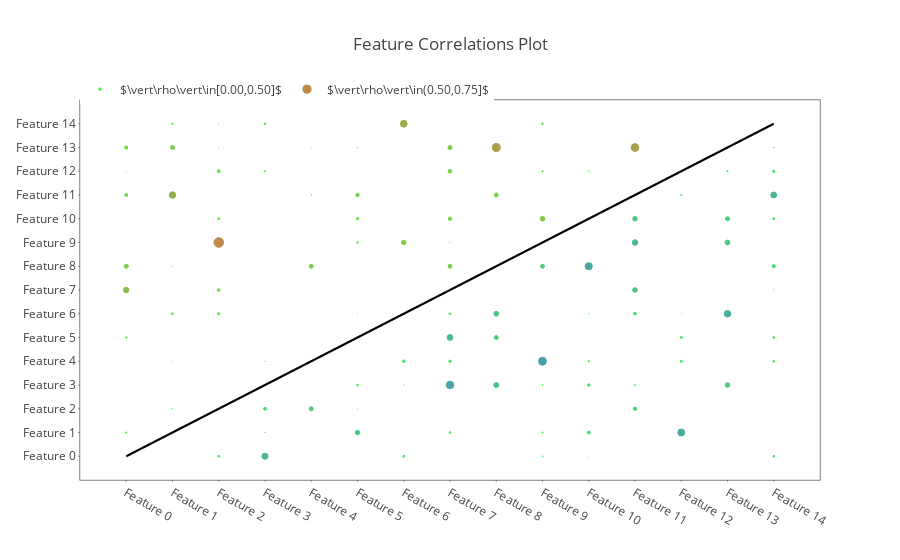

The cell this chart's notebook holds for it:
### Code cell
''' generate random (n,p) data with random correlations & standard deviations'''
np.random.seed(12111906)
n = 200; p = 15; q = int(p*(p+1)/2-p)
# first make a correlation matrix with random correlations
vals = np.random.randint(low=-100, high=101, size=q)/100
r = np.zeros((p,p),dtype=float)  # create the square matrix
r[np.triu_indices(p,1)] = vals   # put correlations on upper triangle
r = r + r.T + np.eye(p)
# now make a covariance matrix with random standard deviations
d = np.diag(np.random.randint(low=1, high=100, size=p)/10)
sigma = np.matmul(np.matmul(d,r),d)

# simulate data
data = pd.DataFrame(data=np.random.multivariate_normal(mean=[0]*p, cov=sigma, size=n), columns=['Feature %d'%i for i in range(p)])
corrs = data.corr()
display(corrs)

# visualize
plyoff.iplot(CorrelationsPlot(corrs, trcLims=(0,0.5,0.75,0.9,1.0)))

### Figure 1 — Plotly figure (JSON) as saved in the notebook; plotly's stock layout.template omitted (floating-point values rounded to 4 significant figures)
{"data": [{"hoverinfo": "skip", "line": {"color": "black"}, "mode": "lines", "showlegend": false, "type": "scatter", "uid": "24f22148-d73a-41c9-adb5-e8a00e2e6ab1", "x": [0, 1, 2, 3, 4, 5, 6, 7, 8, 9, 10, 11, 12, 13, 14], "y": [0, 1, 2, 3, 4, 5, 6, 7, 8, 9, 10, 11, 12, 13, 14]}, {"hoverinfo": "x+y+text", "marker": {"color": ["rgb(20,232,0)", "rgb(0,255,0)", "rgb(25,227,0)", "rgb(92,161,0)", "rgb(69,184,0)", "rgb(48,204,0)", "rgb(3,250,0)", "rgb(54,199,0)", "rgb(10,242,0)", "rgb(3,250,0)", "rgb(33,219,0)", "rgb(5,247,0)", "rgb(107,145,0)", "rgb(66,186,0)", "rgb(25,227,0)", "rgb(0,222,33)", "rgb(36,217,0)", "rgb(43,209,0)", "rgb(0,252,0)", "rgb(33,219,0)", "rgb(46,207,0)", "rgb(3,250,0)", "rgb(3,250,0)", "rgb(0,150,105)", "rgb(0,245,10)", "rgb(0,204,51)", "rgb(5,247,0)", "rgb(23,230,0)", "rgb(31,222,0)", "rgb(0,184,71)", "rgb(0,255,0)", "rgb(64,189,0)", "rgb(10,242,0)", "rgb(5,247,0)", "rgb(0,179,76)", "rgb(0,250,5)", "rgb(0,224,31)", "rgb(3,250,0)", "rgb(25,227,0)", "rgb(41,212,0)", "rgb(56,196,0)", "rgb(8,245,0)", "rgb(0,222,33)", "rgb(0,247,8)", "rgb(0,209,46)", "rgb(74,179,0)", "rgb(115,138,0)", "rgb(0,224,31)", "rgb(0,214,41)", "rgb(0,156,99)", "rgb(0,224,31)", "rgb(64,189,0)", "rgb(3,250,0)", "rgb(59,194,0)", "rgb(61,191,0)", "rgb(66,186,0)", "rgb(0,168,87)", "rgb(0,186,69)", "rgb(0,173,82)", "rgb(66,186,0)", "rgb(0,255,0)", "rgb(0,240,15)", "rgb(0,232,23)", "rgb(0,237,18)", "rgb(0,186,69)", "rgb(79,173,0)", "rgb(20,232,0)", "rgb(28,224,0)", "rgb(0,250,5)", "rgb(0,204,51)", "rgb(0,212,43)", "rgb(0,230,25)", "rgb(0,245,10)", "rgb(0,133,122)", "rgb(13,240,0)", "rgb(0,196,59)", "rgb(0,237,18)", "rgb(0,209,46)", "rgb(0,173,82)", "rgb(0,158,97)", "rgb(0,176,79)", "rgb(0,135,120)", "rgb(0,217,38)", "rgb(0,217,38)", "rgb(0,250,5)", "rgb(0,232,23)", "rgb(0,179,76)", "rgb(0,143,112)", "rgb(0,173,82)", "rgb(0,186,69)", "rgb(0,232,23)", "rgb(0,222,33)", "rgb(0,222,33)", "rgb(0,222,33)", "rgb(0,250,5)", "rgb(0,199,56)", "rgb(0,219,36)", "rgb(0,153,102)", "rgb(0,217,38)", "rgb(0,240,15)"], "line": {"color": ["rgb(20,232,0)", "rgb(0,255,0)", "rgb(25,227,0)", "rgb(92,161,0)", "rgb(69,184,0)", "rgb(48,204,0)", "rgb(3,250,0)", "rgb(54,199,0)", "rgb(10,242,0)", "rgb(3,250,0)", "rgb(33,219,0)", "rgb(5,247,0)", "rgb(107,145,0)", "rgb(66,186,0)", "rgb(25,227,0)", "rgb(0,222,33)", "rgb(36,217,0)", "rgb(43,209,0)", "rgb(0,252,0)", "rgb(33,219,0)", "rgb(46,207,0)", "rgb(3,250,0)", "rgb(3,250,0)", "rgb(0,150,105)", "rgb(0,245,10)", "rgb(0,204,51)", "rgb(5,247,0)", "rgb(23,230,0)", "rgb(31,222,0)", "rgb(0,184,71)", "rgb(0,255,0)", "rgb(64,189,0)", "rgb(10,242,0)", "rgb(5,247,0)", "rgb(0,179,76)", "rgb(0,250,5)", "rgb(0,224,31)", "rgb(3,250,0)", "rgb(25,227,0)", "rgb(41,212,0)", "rgb(56,196,0)", "rgb(8,245,0)", "rgb(0,222,33)", "rgb(0,247,8)", "rgb(0,209,46)", "rgb(74,179,0)", "rgb(115,138,0)", "rgb(0,224,31)", "rgb(0,214,41)", "rgb(0,156,99)", "rgb(0,224,31)", "rgb(64,189,0)", "rgb(3,250,0)", "rgb(59,194,0)", "rgb(61,191,0)", "rgb(66,186,0)", "rgb(0,168,87)", "rgb(0,186,69)", "rgb(0,173,82)", "rgb(66,186,0)", "rgb(0,255,0)", "rgb(0,240,15)", "rgb(0,232,23)", "rgb(0,237,18)", "rgb(0,186,69)", "rgb(79,173,0)", "rgb(20,232,0)", "rgb(28,224,0)", "rgb(0,250,5)", "rgb(0,204,51)", "rgb(0,212,43)", "rgb(0,230,25)", "rgb(0,245,10)", "rgb(0,133,122)", "rgb(13,240,0)", "rgb(0,196,59)", "rgb(0,237,18)", "rgb(0,209,46)", "rgb(0,173,82)", "rgb(0,158,97)", "rgb(0,176,79)", "rgb(0,135,120)", "rgb(0,217,38)", "rgb(0,217,38)", "rgb(0,250,5)", "rgb(0,232,23)", "rgb(0,179,76)", "rgb(0,143,112)", "rgb(0,173,82)", "rgb(0,186,69)", "rgb(0,232,23)", "rgb(0,222,33)", "rgb(0,222,33)", "rgb(0,222,33)", "rgb(0,250,5)", "rgb(0,199,56)", "rgb(0,219,36)", "rgb(0,153,102)", "rgb(0,217,38)", "rgb(0,240,15)"]}, "size": [1.295, 0.02032, 1.653, 5.449, 4.172, 2.931, 0.3251, 3.249, 0.7032, 0.3009, 2.066, 0.4208, 6.411, 4.035, 1.617, 1.985, 2.264, 2.717, 0.1264, 2.088, 2.82, 0.361, 0.344, 6.112, 0.6417, 2.984, 0.4865, 1.472, 1.868, 4.113, 0.01953, 3.839, 0.6785, 0.4091, 4.432, 0.3405, 1.799, 0.2996, 1.671, 2.479, 3.397, 0.6584, 1.999, 0.4686, 2.642, 4.41, 6.793, 1.838, 2.379, 5.778, 1.811, 3.859, 0.3397, 3.558, 3.751, 4.046, 5.005, 4.02, 4.822, 4.068, 0.03382, 0.953, 1.29, 1.024, 3.964, 4.68, 1.333, 1.824, 0.2702, 2.972, 2.549, 1.414, 0.5238, 7.145, 0.9063, 3.359, 1.066, 2.745, 4.69, 5.59, 4.571, 6.937, 2.288, 2.163, 0.2597, 1.351, 4.493, 6.553, 4.799, 4.082, 1.381, 1.934, 1.899, 1.898, 0.3591, 3.251, 2.108, 5.912, 2.28, 0.8669]}, "mode": "markers", "name": "$\\vert\\rho\\vert\\in[0.00,0.50]$", "text": ["0.0863", "0.0014", "0.1102", "0.3633", "0.2782", "0.1954", "0.0217", "0.2166", "0.0469", "0.0201", "0.1377", "0.0281", "0.4274", "0.2690", "0.1078", "-0.1323", "0.1510", "0.1811", "0.0084", "0.1392", "0.1880", "0.0241", "0.0229", "-0.4075", "-0.0428", "-0.1989", "0.0324", "0.0982", "0.1245", "-0.2742", "0.0013", "0.2559", "0.0452", "0.0273", "-0.2955", "-0.0227", "-0.1199", "0.0200", "0.1114", "0.1653", "0.2265", "0.0439", "-0.1333", "-0.0312", "-0.1762", "0.2940", "0.4528", "-0.1226", "-0.1586", "-0.3852", "-0.1207", "0.2572", "0.0226", "0.2372", "0.2501", "0.2697", "-0.3337", "-0.2680", "-0.3215", "0.2712", "0.0023", "-0.0635", "-0.0860", "-0.0683", "-0.2643", "0.3120", "0.0889", "0.1216", "-0.0180", "-0.1981", "-0.1700", "-0.0943", "-0.0349", "-0.4763", "0.0604", "-0.2239", "-0.0711", "-0.1830", "-0.3127", "-0.3727", "-0.3047", "-0.4625", "-0.1525", "-0.1442", "-0.0173", "-0.0901", "-0.2996", "-0.4369", "-0.3199", "-0.2721", "-0.0920", "-0.1289", "-0.1266", "-0.1265", "-0.0239", "-0.2167", "-0.1405", "-0.3941", "-0.1520", "-0.0578"], "type": "scatter", "uid": "a60cf74c-447c-4018-8ec6-2a85b925bb6f", "x": [0, 0, 0, 0, 0, 0, 0, 0, 1, 1, 1, 1, 1, 1, 1, 2, 2, 2, 2, 2, 2, 2, 2, 3, 3, 3, 3, 3, 3, 4, 4, 4, 4, 4, 5, 5, 5, 5, 5, 5, 5, 5, 6, 6, 6, 6, 6, 7, 7, 7, 7, 7, 7, 7, 7, 7, 8, 8, 8, 8, 8, 9, 9, 9, 9, 9, 9, 9, 10, 10, 10, 10, 10, 10, 10, 11, 11, 11, 11, 11, 11, 12, 12, 12, 12, 12, 13, 13, 13, 13, 13, 14, 14, 14, 14, 14, 14, 14, 14, 14], "y": [1, 4, 5, 7, 8, 11, 12, 13, 2, 4, 6, 8, 11, 13, 14, 0, 6, 7, 8, 10, 12, 13, 14, 0, 1, 2, 4, 12, 14, 2, 5, 8, 11, 13, 1, 2, 3, 6, 9, 10, 11, 13, 0, 3, 4, 9, 14, 1, 4, 5, 6, 8, 9, 10, 12, 13, 3, 5, 6, 11, 12, 0, 1, 3, 8, 10, 12, 14, 0, 1, 3, 4, 6, 8, 12, 2, 3, 6, 7, 9, 10, 1, 4, 5, 6, 11, 3, 6, 9, 10, 12, 0, 4, 5, 7, 8, 10, 11, 12, 13]}, {"hoverinfo": "x+y+text", "marker": {"color": ["rgb(163,89,0)", "rgb(0,125,130)", "rgb(135,117,0)", "rgb(0,120,135)", "rgb(130,122,0)"], "line": {"color": ["rgb(163,89,0)", "rgb(0,125,130)", "rgb(135,117,0)", "rgb(0,120,135)", "rgb(130,122,0)"]}, "size": [9.584, 7.602, 8.021, 7.862, 7.756]}, "mode": "markers", "name": "$\\vert\\rho\\vert\\in(0.50,0.75]$", "text": ["0.6389", "-0.5068", "0.5348", "-0.5242", "0.5171"], "type": "scatter", "uid": "de0f3862-47a1-4309-98d7-6713a3da1009", "x": [2, 7, 8, 9, 11], "y": [9, 3, 13, 4, 13]}, {"hoverinfo": "x+y+text", "marker": {"color": [], "line": {"color": []}, "size": []}, "mode": "markers", "name": "$\\vert\\rho\\vert\\in(0.75,0.90]$", "text": [], "type": "scatter", "uid": "11f4cfbe-383e-48de-bf76-b1b501ba7416", "x": [], "y": []}, {"hoverinfo": "x+y+text", "marker": {"color": [], "line": {"color": []}, "size": []}, "mode": "markers", "name": "$\\vert\\rho\\vert\\in(0.90,1.00]$", "text": [], "type": "scatter", "uid": "53b492bd-634b-4ec7-b89b-652af71f01e5", "x": [], "y": []}], "layout": {"autosize": true, "legend": {"orientation": "h", "x": 0, "y": 1.067}, "title": {"text": "Feature Correlations Plot"}, "xaxis": {"linecolor": "black", "linewidth": 0.5, "mirror": true, "range": [-1, 15], "showgrid": false, "ticklen": 1, "ticktext": ["Feature 0", "Feature 1", "Feature 2", "Feature 3", "Feature 4", "Feature 5", "Feature 6", "Feature 7", "Feature 8", "Feature 9", "Feature 10", "Feature 11", "Feature 12", "Feature 13", "Feature 14"], "tickvals": [0, 1, 2, 3, 4, 5, 6, 7, 8, 9, 10, 11, 12, 13, 14], "type": "linear", "zeroline": false}, "yaxis": {"linecolor": "black", "linewidth": 0.5, "mirror": true, "range": [-1, 15], "showgrid": false, "ticklen": 1, "ticktext": ["Feature 0", "Feature 1", "Feature 2", "Feature 3", "Feature 4", "Feature 5", "Feature 6", "Feature 7", "Feature 8", "Feature 9", "Feature 10", "Feature 11", "Feature 12", "Feature 13", "Feature 14"], "tickvals": [0, 1, 2, 3, 4, 5, 6, 7, 8, 9, 10, 11, 12, 13, 14], "type": "linear", "zeroline": false}}}
